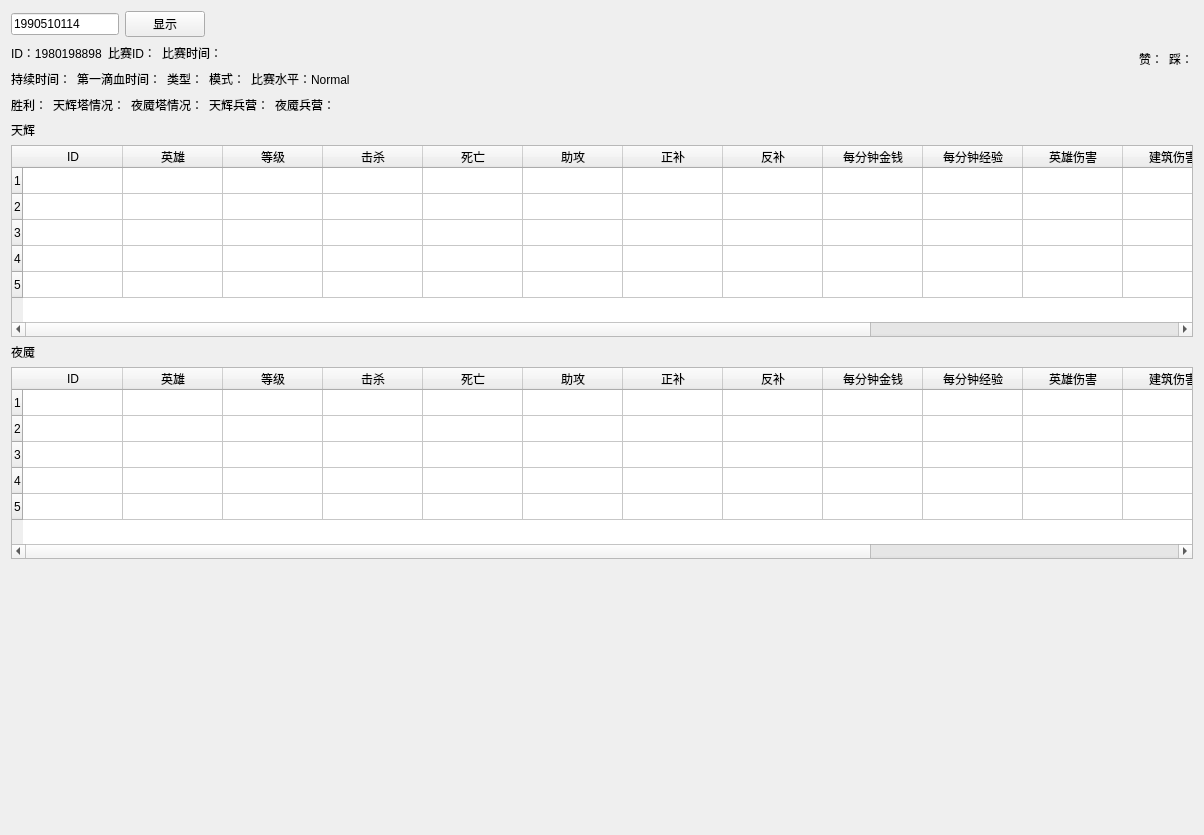
<?xml version="1.0" encoding="UTF-8"?>
<ui version="4.0">
 <class>View_MatchDetail</class>
 <widget class="QWidget" name="View_MatchDetail">
  <property name="geometry">
   <rect>
    <x>0</x>
    <y>0</y>
    <width>1204</width>
    <height>835</height>
   </rect>
  </property>
  <property name="windowTitle">
   <string>Form</string>
  </property>
  <layout class="QGridLayout" name="gridLayout">
   <item row="12" column="0">
    <spacer name="verticalSpacer_2">
     <property name="orientation">
      <enum>Qt::Vertical</enum>
     </property>
     <property name="sizeHint" stdset="0">
      <size>
       <width>20</width>
       <height>40</height>
      </size>
     </property>
    </spacer>
   </item>
   <item row="10" column="0">
    <widget class="QLabel" name="label_16">
     <property name="text">
      <string>夜魇</string>
     </property>
    </widget>
   </item>
   <item row="9" column="0">
    <widget class="QTableWidget" name="RadiantHeroList">
     <property name="sizePolicy">
      <sizepolicy hsizetype="Expanding" vsizetype="Maximum">
       <horstretch>0</horstretch>
       <verstretch>0</verstretch>
      </sizepolicy>
     </property>
     <property name="editTriggers">
      <set>QAbstractItemView::NoEditTriggers</set>
     </property>
     <property name="rowCount">
      <number>5</number>
     </property>
     <attribute name="verticalHeaderCascadingSectionResizes">
      <bool>false</bool>
     </attribute>
     <attribute name="verticalHeaderDefaultSectionSize">
      <number>26</number>
     </attribute>
     <attribute name="verticalHeaderMinimumSectionSize">
      <number>26</number>
     </attribute>
     <row/>
     <row/>
     <row/>
     <row/>
     <row/>
     <column>
      <property name="text">
       <string>ID</string>
      </property>
     </column>
     <column>
      <property name="text">
       <string>英雄</string>
      </property>
     </column>
     <column>
      <property name="text">
       <string>等级</string>
      </property>
     </column>
     <column>
      <property name="text">
       <string>击杀</string>
      </property>
     </column>
     <column>
      <property name="text">
       <string>死亡</string>
      </property>
     </column>
     <column>
      <property name="text">
       <string>助攻</string>
      </property>
     </column>
     <column>
      <property name="text">
       <string>正补</string>
      </property>
     </column>
     <column>
      <property name="text">
       <string>反补</string>
      </property>
     </column>
     <column>
      <property name="text">
       <string>每分钟金钱</string>
      </property>
     </column>
     <column>
      <property name="text">
       <string>每分钟经验</string>
      </property>
     </column>
     <column>
      <property name="text">
       <string>英雄伤害</string>
      </property>
     </column>
     <column>
      <property name="text">
       <string>建筑伤害</string>
      </property>
     </column>
     <column>
      <property name="text">
       <string>英雄治疗</string>
      </property>
     </column>
     <column>
      <property name="text">
       <string>装备</string>
      </property>
     </column>
     <column>
      <property name="text">
       <string>技能加点</string>
      </property>
     </column>
    </widget>
   </item>
   <item row="11" column="0">
    <widget class="QTableWidget" name="DireHeroList">
     <property name="sizePolicy">
      <sizepolicy hsizetype="Expanding" vsizetype="Maximum">
       <horstretch>0</horstretch>
       <verstretch>0</verstretch>
      </sizepolicy>
     </property>
     <property name="editTriggers">
      <set>QAbstractItemView::NoEditTriggers</set>
     </property>
     <property name="rowCount">
      <number>5</number>
     </property>
     <attribute name="verticalHeaderDefaultSectionSize">
      <number>26</number>
     </attribute>
     <attribute name="verticalHeaderMinimumSectionSize">
      <number>26</number>
     </attribute>
     <row/>
     <row/>
     <row/>
     <row/>
     <row/>
     <column>
      <property name="text">
       <string>ID</string>
      </property>
     </column>
     <column>
      <property name="text">
       <string>英雄</string>
      </property>
     </column>
     <column>
      <property name="text">
       <string>等级</string>
      </property>
     </column>
     <column>
      <property name="text">
       <string>击杀</string>
      </property>
     </column>
     <column>
      <property name="text">
       <string>死亡</string>
      </property>
     </column>
     <column>
      <property name="text">
       <string>助攻</string>
      </property>
     </column>
     <column>
      <property name="text">
       <string>正补</string>
      </property>
     </column>
     <column>
      <property name="text">
       <string>反补</string>
      </property>
     </column>
     <column>
      <property name="text">
       <string>每分钟金钱</string>
      </property>
     </column>
     <column>
      <property name="text">
       <string>每分钟经验</string>
      </property>
     </column>
     <column>
      <property name="text">
       <string>英雄伤害</string>
      </property>
     </column>
     <column>
      <property name="text">
       <string>建筑伤害</string>
      </property>
     </column>
     <column>
      <property name="text">
       <string>英雄治疗</string>
      </property>
     </column>
     <column>
      <property name="text">
       <string>装备</string>
      </property>
     </column>
     <column>
      <property name="text">
       <string>技能加点</string>
      </property>
     </column>
    </widget>
   </item>
   <item row="8" column="0">
    <widget class="QLabel" name="label_15">
     <property name="text">
      <string>天辉</string>
     </property>
    </widget>
   </item>
   <item row="7" column="0">
    <layout class="QHBoxLayout" name="horizontalLayout_5">
     <item>
      <layout class="QVBoxLayout" name="verticalLayout_2">
       <item>
        <layout class="QHBoxLayout" name="horizontalLayout">
         <item>
          <widget class="QLabel" name="MatchID">
           <property name="sizePolicy">
            <sizepolicy hsizetype="Preferred" vsizetype="Maximum">
             <horstretch>0</horstretch>
             <verstretch>0</verstretch>
            </sizepolicy>
           </property>
           <property name="text">
            <string>ID：1980198898</string>
           </property>
          </widget>
         </item>
         <item>
          <widget class="QLabel" name="LeagueID">
           <property name="sizePolicy">
            <sizepolicy hsizetype="Preferred" vsizetype="Maximum">
             <horstretch>0</horstretch>
             <verstretch>0</verstretch>
            </sizepolicy>
           </property>
           <property name="text">
            <string>比赛ID：</string>
           </property>
          </widget>
         </item>
         <item>
          <widget class="QLabel" name="StartTime">
           <property name="sizePolicy">
            <sizepolicy hsizetype="Preferred" vsizetype="Maximum">
             <horstretch>0</horstretch>
             <verstretch>0</verstretch>
            </sizepolicy>
           </property>
           <property name="text">
            <string>比赛时间：</string>
           </property>
          </widget>
         </item>
         <item>
          <spacer name="horizontalSpacer_3">
           <property name="orientation">
            <enum>Qt::Horizontal</enum>
           </property>
           <property name="sizeHint" stdset="0">
            <size>
             <width>40</width>
             <height>20</height>
            </size>
           </property>
          </spacer>
         </item>
        </layout>
       </item>
       <item>
        <layout class="QHBoxLayout" name="horizontalLayout_2">
         <item>
          <widget class="QLabel" name="Duration">
           <property name="sizePolicy">
            <sizepolicy hsizetype="Preferred" vsizetype="Maximum">
             <horstretch>0</horstretch>
             <verstretch>0</verstretch>
            </sizepolicy>
           </property>
           <property name="text">
            <string>持续时间：</string>
           </property>
          </widget>
         </item>
         <item>
          <widget class="QLabel" name="FirstBloodTime">
           <property name="sizePolicy">
            <sizepolicy hsizetype="Preferred" vsizetype="Maximum">
             <horstretch>0</horstretch>
             <verstretch>0</verstretch>
            </sizepolicy>
           </property>
           <property name="text">
            <string>第一滴血时间：</string>
           </property>
          </widget>
         </item>
         <item>
          <widget class="QLabel" name="LobbyType">
           <property name="sizePolicy">
            <sizepolicy hsizetype="Preferred" vsizetype="Maximum">
             <horstretch>0</horstretch>
             <verstretch>0</verstretch>
            </sizepolicy>
           </property>
           <property name="text">
            <string>类型：</string>
           </property>
          </widget>
         </item>
         <item>
          <widget class="QLabel" name="GameMode">
           <property name="sizePolicy">
            <sizepolicy hsizetype="Preferred" vsizetype="Maximum">
             <horstretch>0</horstretch>
             <verstretch>0</verstretch>
            </sizepolicy>
           </property>
           <property name="text">
            <string>模式：</string>
           </property>
          </widget>
         </item>
         <item>
          <widget class="QLabel" name="Skill">
           <property name="sizePolicy">
            <sizepolicy hsizetype="Preferred" vsizetype="Maximum">
             <horstretch>0</horstretch>
             <verstretch>0</verstretch>
            </sizepolicy>
           </property>
           <property name="text">
            <string>比赛水平：Normal</string>
           </property>
          </widget>
         </item>
         <item>
          <spacer name="horizontalSpacer_2">
           <property name="orientation">
            <enum>Qt::Horizontal</enum>
           </property>
           <property name="sizeHint" stdset="0">
            <size>
             <width>40</width>
             <height>20</height>
            </size>
           </property>
          </spacer>
         </item>
        </layout>
       </item>
       <item>
        <layout class="QHBoxLayout" name="horizontalLayout_3">
         <item>
          <widget class="QLabel" name="VictoryParty">
           <property name="sizePolicy">
            <sizepolicy hsizetype="Preferred" vsizetype="Maximum">
             <horstretch>0</horstretch>
             <verstretch>0</verstretch>
            </sizepolicy>
           </property>
           <property name="text">
            <string>胜利：</string>
           </property>
          </widget>
         </item>
         <item>
          <widget class="QLabel" name="RadiantTowerStatus">
           <property name="sizePolicy">
            <sizepolicy hsizetype="Preferred" vsizetype="Maximum">
             <horstretch>0</horstretch>
             <verstretch>0</verstretch>
            </sizepolicy>
           </property>
           <property name="text">
            <string>天辉塔情况：</string>
           </property>
          </widget>
         </item>
         <item>
          <widget class="QLabel" name="DireTowerStatus">
           <property name="sizePolicy">
            <sizepolicy hsizetype="Preferred" vsizetype="Maximum">
             <horstretch>0</horstretch>
             <verstretch>0</verstretch>
            </sizepolicy>
           </property>
           <property name="text">
            <string>夜魇塔情况：</string>
           </property>
          </widget>
         </item>
         <item>
          <widget class="QLabel" name="RadiantBarracksStatus">
           <property name="sizePolicy">
            <sizepolicy hsizetype="Preferred" vsizetype="Maximum">
             <horstretch>0</horstretch>
             <verstretch>0</verstretch>
            </sizepolicy>
           </property>
           <property name="text">
            <string>天辉兵营：</string>
           </property>
          </widget>
         </item>
         <item>
          <widget class="QLabel" name="DireBarracksStatus">
           <property name="sizePolicy">
            <sizepolicy hsizetype="Preferred" vsizetype="Maximum">
             <horstretch>0</horstretch>
             <verstretch>0</verstretch>
            </sizepolicy>
           </property>
           <property name="text">
            <string>夜魇兵营：</string>
           </property>
          </widget>
         </item>
         <item>
          <spacer name="horizontalSpacer">
           <property name="orientation">
            <enum>Qt::Horizontal</enum>
           </property>
           <property name="sizeHint" stdset="0">
            <size>
             <width>40</width>
             <height>20</height>
            </size>
           </property>
          </spacer>
         </item>
        </layout>
       </item>
      </layout>
     </item>
     <item>
      <spacer name="horizontalSpacer_4">
       <property name="orientation">
        <enum>Qt::Horizontal</enum>
       </property>
       <property name="sizeHint" stdset="0">
        <size>
         <width>40</width>
         <height>20</height>
        </size>
       </property>
      </spacer>
     </item>
     <item>
      <layout class="QVBoxLayout" name="verticalLayout_3">
       <item>
        <layout class="QHBoxLayout" name="horizontalLayout_4">
         <item>
          <widget class="QLabel" name="PositiveVotes">
           <property name="sizePolicy">
            <sizepolicy hsizetype="Preferred" vsizetype="Maximum">
             <horstretch>0</horstretch>
             <verstretch>0</verstretch>
            </sizepolicy>
           </property>
           <property name="text">
            <string>赞：</string>
           </property>
          </widget>
         </item>
         <item>
          <widget class="QLabel" name="NegativeVotes">
           <property name="sizePolicy">
            <sizepolicy hsizetype="Preferred" vsizetype="Maximum">
             <horstretch>0</horstretch>
             <verstretch>0</verstretch>
            </sizepolicy>
           </property>
           <property name="text">
            <string>踩：</string>
           </property>
          </widget>
         </item>
        </layout>
       </item>
       <item>
        <spacer name="verticalSpacer">
         <property name="orientation">
          <enum>Qt::Vertical</enum>
         </property>
         <property name="sizeType">
          <enum>QSizePolicy::Preferred</enum>
         </property>
         <property name="sizeHint" stdset="0">
          <size>
           <width>20</width>
           <height>40</height>
          </size>
         </property>
        </spacer>
       </item>
      </layout>
     </item>
    </layout>
   </item>
   <item row="2" column="0">
    <layout class="QHBoxLayout" name="horizontalLayout_6">
     <item>
      <widget class="QLineEdit" name="lineEdit">
       <property name="sizePolicy">
        <sizepolicy hsizetype="Fixed" vsizetype="Fixed">
         <horstretch>0</horstretch>
         <verstretch>0</verstretch>
        </sizepolicy>
       </property>
       <property name="text">
        <string>1990510114</string>
       </property>
      </widget>
     </item>
     <item>
      <widget class="QPushButton" name="ShowMatchDetail">
       <property name="text">
        <string>显示</string>
       </property>
      </widget>
     </item>
     <item>
      <spacer name="horizontalSpacer_5">
       <property name="orientation">
        <enum>Qt::Horizontal</enum>
       </property>
       <property name="sizeHint" stdset="0">
        <size>
         <width>40</width>
         <height>20</height>
        </size>
       </property>
      </spacer>
     </item>
    </layout>
   </item>
  </layout>
 </widget>
 <resources/>
 <connections/>
 <slots>
  <slot>on_ShowMatchDetail_clicked()</slot>
 </slots>
</ui>
